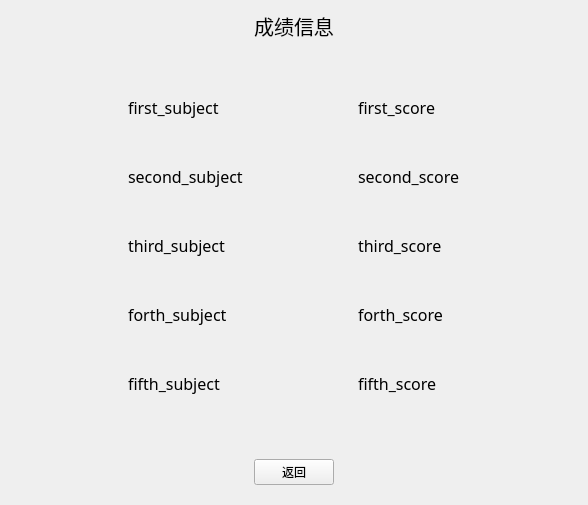
     <widget class="QWidget" name="student_score">
      <layout class="QVBoxLayout" name="verticalLayout_11">
       <item>
        <widget class="QLabel" name="label_37">
         <property name="maximumSize">
          <size>
           <width>16777215</width>
           <height>100</height>
          </size>
         </property>
         <property name="font">
          <font>
           <family>隶书</family>
           <pointsize>15</pointsize>
          </font>
         </property>
         <property name="text">
          <string>成绩信息</string>
         </property>
         <property name="alignment">
          <set>Qt::AlignCenter</set>
         </property>
        </widget>
       </item>
       <item>
        <widget class="QWidget" name="widget_15" native="true">
         <layout class="QGridLayout" name="gridLayout_12">
          <item row="3" column="3">
           <widget class="QLabel" name="second_score">
            <property name="font">
             <font>
              <family>楷体</family>
              <pointsize>12</pointsize>
             </font>
            </property>
            <property name="text">
             <string>second_score</string>
            </property>
           </widget>
          </item>
          <item row="3" column="4">
           <spacer name="horizontalSpacer_34">
            <property name="orientation">
             <enum>Qt::Horizontal</enum>
            </property>
            <property name="sizeHint" stdset="0">
             <size>
              <width>40</width>
              <height>20</height>
             </size>
            </property>
           </spacer>
          </item>
          <item row="3" column="2">
           <spacer name="horizontalSpacer_35">
            <property name="orientation">
             <enum>Qt::Horizontal</enum>
            </property>
            <property name="sizeHint" stdset="0">
             <size>
              <width>40</width>
              <height>20</height>
             </size>
            </property>
           </spacer>
          </item>
          <item row="9" column="3">
           <widget class="QLabel" name="fifth_score">
            <property name="font">
             <font>
              <family>楷体</family>
              <pointsize>12</pointsize>
             </font>
            </property>
            <property name="text">
             <string>fifth_score</string>
            </property>
           </widget>
          </item>
          <item row="3" column="0">
           <spacer name="horizontalSpacer_33">
            <property name="orientation">
             <enum>Qt::Horizontal</enum>
            </property>
            <property name="sizeHint" stdset="0">
             <size>
              <width>40</width>
              <height>20</height>
             </size>
            </property>
           </spacer>
          </item>
          <item row="1" column="1">
           <widget class="QLabel" name="first_subject_name_2">
            <property name="font">
             <font>
              <family>楷体</family>
              <pointsize>12</pointsize>
             </font>
            </property>
            <property name="text">
             <string>first_subject</string>
            </property>
           </widget>
          </item>
          <item row="4" column="2">
           <spacer name="verticalSpacer_18">
            <property name="orientation">
             <enum>Qt::Vertical</enum>
            </property>
            <property name="sizeHint" stdset="0">
             <size>
              <width>20</width>
              <height>40</height>
             </size>
            </property>
           </spacer>
          </item>
          <item row="9" column="1">
           <widget class="QLabel" name="fifth_subject_name_2">
            <property name="font">
             <font>
              <family>楷体</family>
              <pointsize>12</pointsize>
             </font>
            </property>
            <property name="text">
             <string>fifth_subject</string>
            </property>
           </widget>
          </item>
          <item row="3" column="1">
           <widget class="QLabel" name="second_subject_name_2">
            <property name="font">
             <font>
              <family>楷体</family>
              <pointsize>12</pointsize>
             </font>
            </property>
            <property name="text">
             <string>second_subject</string>
            </property>
           </widget>
          </item>
          <item row="5" column="3">
           <widget class="QLabel" name="third_score">
            <property name="font">
             <font>
              <family>楷体</family>
              <pointsize>12</pointsize>
             </font>
            </property>
            <property name="text">
             <string>third_score</string>
            </property>
           </widget>
          </item>
          <item row="2" column="2">
           <spacer name="verticalSpacer_17">
            <property name="orientation">
             <enum>Qt::Vertical</enum>
            </property>
            <property name="sizeHint" stdset="0">
             <size>
              <width>20</width>
              <height>40</height>
             </size>
            </property>
           </spacer>
          </item>
          <item row="7" column="3">
           <widget class="QLabel" name="forth_score">
            <property name="font">
             <font>
              <family>楷体</family>
              <pointsize>12</pointsize>
             </font>
            </property>
            <property name="text">
             <string>forth_score</string>
            </property>
           </widget>
          </item>
          <item row="10" column="2">
           <spacer name="verticalSpacer_16">
            <property name="orientation">
             <enum>Qt::Vertical</enum>
            </property>
            <property name="sizeHint" stdset="0">
             <size>
              <width>20</width>
              <height>40</height>
             </size>
            </property>
           </spacer>
          </item>
          <item row="7" column="1">
           <widget class="QLabel" name="forth_subject_name_2">
            <property name="font">
             <font>
              <family>楷体</family>
              <pointsize>12</pointsize>
             </font>
            </property>
            <property name="text">
             <string>forth_subject</string>
            </property>
           </widget>
          </item>
          <item row="5" column="1">
           <widget class="QLabel" name="third_subject_name_2">
            <property name="font">
             <font>
              <family>楷体</family>
              <pointsize>12</pointsize>
             </font>
            </property>
            <property name="text">
             <string>third_subject</string>
            </property>
           </widget>
          </item>
          <item row="8" column="2">
           <spacer name="verticalSpacer_19">
            <property name="orientation">
             <enum>Qt::Vertical</enum>
            </property>
            <property name="sizeHint" stdset="0">
             <size>
              <width>20</width>
              <height>40</height>
             </size>
            </property>
           </spacer>
          </item>
          <item row="1" column="3">
           <widget class="QLabel" name="first_score">
            <property name="font">
             <font>
              <family>楷体</family>
              <pointsize>12</pointsize>
             </font>
            </property>
            <property name="text">
             <string>first_score</string>
            </property>
           </widget>
          </item>
          <item row="0" column="2">
           <spacer name="verticalSpacer_15">
            <property name="orientation">
             <enum>Qt::Vertical</enum>
            </property>
            <property name="sizeHint" stdset="0">
             <size>
              <width>20</width>
              <height>40</height>
             </size>
            </property>
           </spacer>
          </item>
          <item row="6" column="2">
           <spacer name="verticalSpacer_20">
            <property name="orientation">
             <enum>Qt::Vertical</enum>
            </property>
            <property name="sizeHint" stdset="0">
             <size>
              <width>20</width>
              <height>40</height>
             </size>
            </property>
           </spacer>
          </item>
         </layout>
        </widget>
       </item>
       <item>
        <widget class="QWidget" name="widget_16" native="true">
         <property name="maximumSize">
          <size>
           <width>16777215</width>
           <height>75</height>
          </size>
         </property>
         <layout class="QHBoxLayout" name="horizontalLayout_5">
          <item>
           <spacer name="horizontalSpacer_31">
            <property name="orientation">
             <enum>Qt::Horizontal</enum>
            </property>
            <property name="sizeHint" stdset="0">
             <size>
              <width>234</width>
              <height>20</height>
             </size>
            </property>
           </spacer>
          </item>
          <item>
           <widget class="QPushButton" name="back_student_score">
            <property name="text">
             <string>返回</string>
            </property>
           </widget>
          </item>
          <item>
           <spacer name="horizontalSpacer_32">
            <property name="orientation">
             <enum>Qt::Horizontal</enum>
            </property>
            <property name="sizeHint" stdset="0">
             <size>
              <width>234</width>
              <height>20</height>
             </size>
            </property>
           </spacer>
          </item>
         </layout>
        </widget>
       </item>
      </layout>
     </widget>
